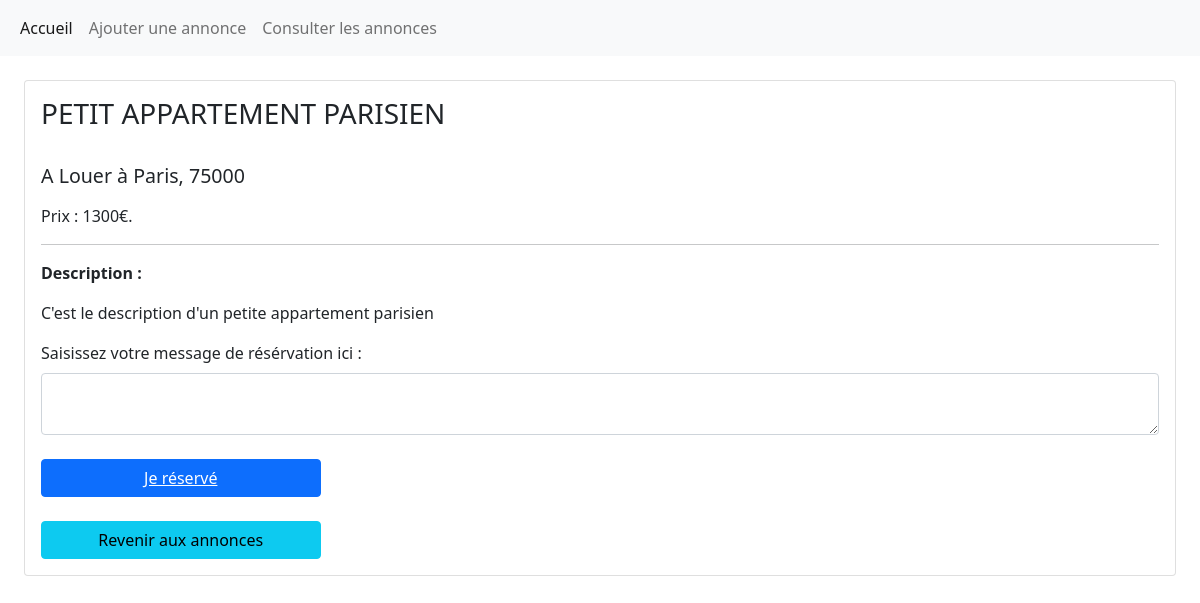
Screenshot of /detail_annonce.php?id=4 with the database file from the repository.
### tables this page shows
CREATE TABLE `advert` (
  `id` int(11) NOT NULL,
  `title` varchar(50) NOT NULL,
  `description` varchar(255) DEFAULT NULL,
  `code_postal` float NOT NULL,
  `city` varchar(25) NOT NULL,
  `type` varchar(50) NOT NULL,
  `price` float NOT NULL,
  `reservation_message` varchar(512) DEFAULT NULL,
  `reserved` tinyint(1) DEFAULT NULL
);

### _id.php (called while the page is built, shortened)
<?php
require 'includes/database.php';
$id = $_GET['id'];
$viewAnnonce = "SELECT * from advert WHERE id = :id";
$reqViewAnnonce = $connexion->prepare($viewAnnonce);
$reqViewAnnonce->bindValue(':id',$id);
$reqViewAnnonce->execute();
$annonce = $reqViewAnnonce->fetch();
?>

### detail_annonce.php (the view, shortened to what this page needs)
<?php
include_once '_navbar.php';
include_once '_id.php';
?>
<div class="card m-4" style="min-width:30%">
    <div class="card-body">
        <h3 class="card-title"><?php echo strtoupper($annonce['title']);?>
            <br></br>
            <p style="font-size:70%;">
                A <?php echo $annonce['type']; ?> à
                <?php echo $annonce['city']?>, <?php echo $annonce['code_postal']?>
        </h3>
        Prix : <?php echo $annonce['price']; ?>€.</p>
        <hr>
        <p class="fw-bold">Description :</p>
        <p><?php echo $annonce['description']; ?></p>
        <?php
                if ($annonce['reserved']) {
                    echo '<p>Le message de réservation : </p>';echo$annonce['reservation_message'];
                    ?><br><br><?php
                    echo '<button class="btn btn-secondary col-5">Déjà réservé</button>';
                } else {
                    ?>
        <form action="reservation_post.php?id=<?php echo $annonce['id']; ?>" method="post"
            enctype="multipart/form-data">
            <label for="msg" class="form-label">Saisissez votre message de résérvation ici :</label>
            <textarea class="form-control" id="msg" name="msg" required></textarea>
            <br>
            <button type="submit" class="btn btn-primary col-3"><a
                    href="reservation_post.php?id=<?php echo $annonce['id']; ?>" style="color:white">Je réservé
                </a></button>
        </form>
        <br>
        <?php }?>
        <a href="annonces.php" class="btn btn-info col-3">Revenir aux annonces</a>
    </div>
</div>

### rows the page displays
advert: title "PETIT APPARTEMENT PARISIEN", type "Louer", city "Paris", code_postal "75000", price "1300", description "C'est le description d'un petite appartement parisien"
